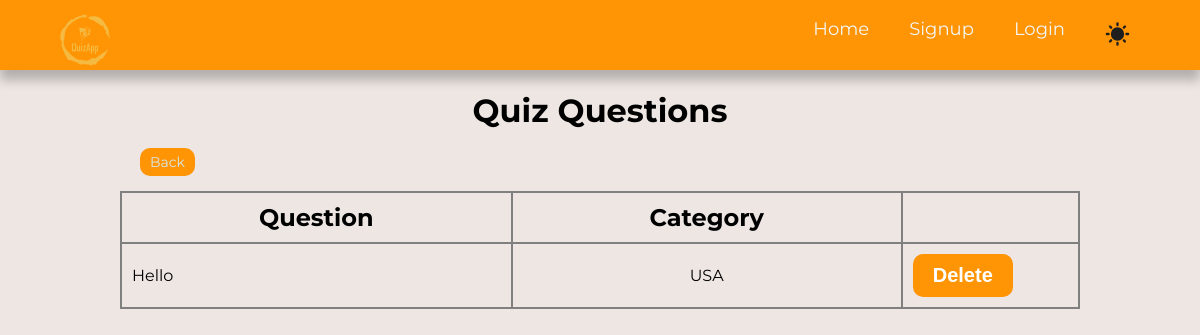
The app's page /quiz/show_quiz_question/, older data.
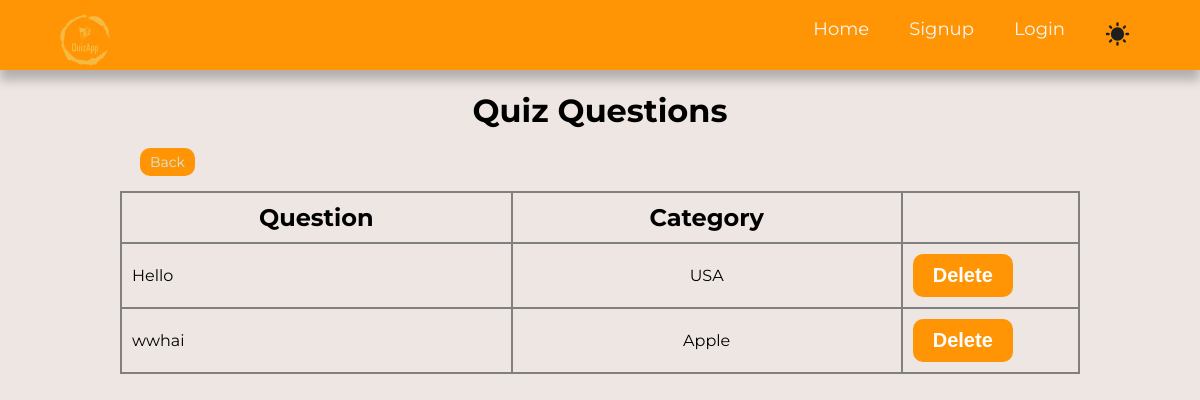
The same page, newer data.
### quiz/models.py (models this page shows, shortened)
class Question(models.Model):
    content = models.CharField(max_length=255)
    quiz_category = models.ForeignKey(QuizCategory, on_delete=models.CASCADE)

class QuizCategory(models.Model):
    name = models.CharField(max_length=100)
    description = models.TextField(blank=True)
    number_of_questions = models.IntegerField(default=1)
    time = models.IntegerField(help_text="Duration in Seconds", default=1)
    class Meta:
        verbose_name_plural = "quiz catogeries"
    def __str__(self):
        return self.name

### quiz/views.py (the view)
# urls.py: path('show_quiz_question/', views.show_quiz_question, name='show_quiz_question'),
def show_quiz_question(request):
    questions = Question.objects.all()
    return render(request, "quiz/show_quiz_question.html", {'questions':questions})

### quiz/templates/quiz/show_quiz_question.html (shortened to what this page needs)
{% include 'user_registration/base.html' %}
{% load static %}
{% block body %}
    <h1 class="title">Quiz Questions</h1>
    <a class='back-button' href="{% url 'quiz:add_quiz_question' %}">Back</a>
    <table class="quiz-question-view">
        <thead>
            <tr>
                <th>Question</th>
                <th>Category</th>
                <th></th>
            </tr>
        </thead>
        <tbody>
            {% for question in questions %}
            <tr>
                <td>{{ question.content }}</td>
                <td style="text-align:center;">{{ question.quiz_category }}</td>
                <td style="text-align:center;">
                    <form style="
                        width: 40px;
                        background-color: none;
                        border: none;
                        border-radius: none;
                        color: none;
                        padding: 0 0 0 0;
                        margin: 0 0 0 0;
                    " method="POST" action="{% url 'quiz:delete_quiz_question' question.id %}">
                        <button class="del-button" type="submit">Delete</button>
                    </form>
                </td>
            </tr>
            {% empty %}
            <tr>
                <td colspan="3">No questions added yet.</td>
            </tr>
            {% endfor %}
        </tbody>
    </table>
    {% endblock  %}

Row changes from the older to the newer data that the page shows:
added Question: content "wwhai", quiz_category "Apple"
